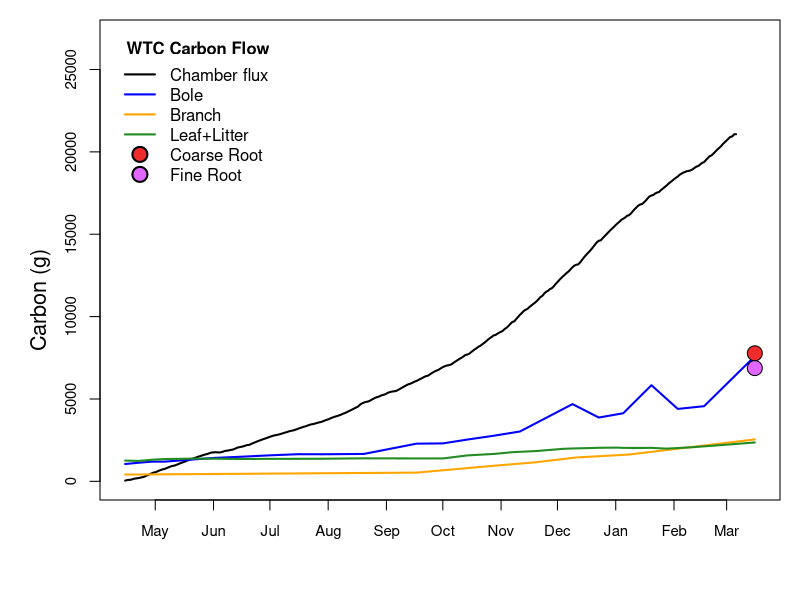
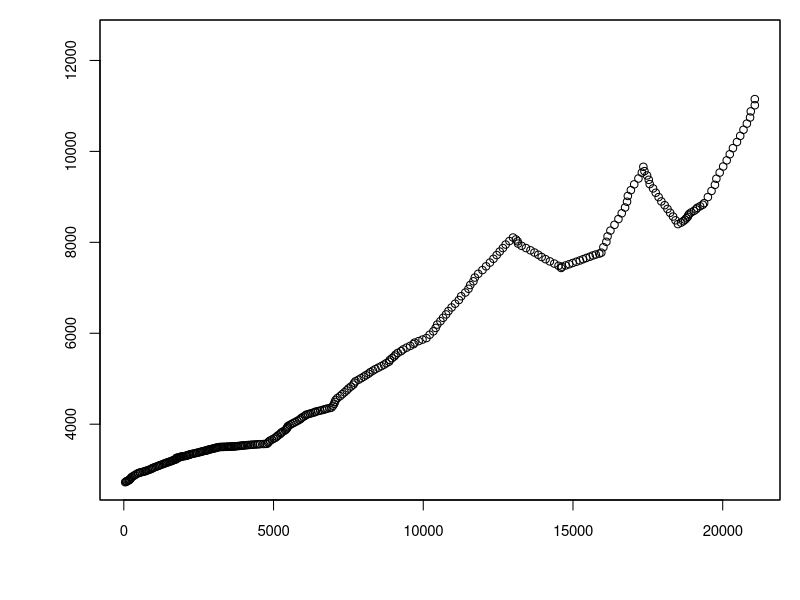

Here is the R script that generated these plots, in order:


# last year interpolated C flux and tree mass
treeflux <- read.csv("Tree Flux and Mass.csv")
treeflux$Date <- as.Date(treeflux$Date)

# root totals as signal data point from harvest
RootMass <- read.csv("HFE root harvest scaled.csv")
RootMass$Date <- as.Date("2009-03-16")


#function to plot one WTC chamber

plotonechamber <- function(ch){
  
  windows (7,10)
  par(cex.axis = 0.9,#,  
      #omi = c(1,1,0.2,0.2),  # outer margin (inches)
      mar=c(5,5,1,1))  # margin around plots (they are tight together)
  
  palette(c("black","blue","orange","forestgreen","firebrick2", "mediumorchid1"))
  
  xAT <- seq.Date(from=as.Date("2008-4-1"), length=13, by="month")
  LWD <- 2
  CEX <- 2 
  
  #First Panel
  plot(CO2cum ~ Date, 
       data = treeflux,
       type = 'n',  
       axes = FALSE, ann = FALSE)
  axis.Date(1, at = xAT, labels = T)
  axis(2)
  
  points(CO2cum ~ Date,
         data = treeflux,
         subset = chamber == ch,
         pch = 19, lwd=LWD,
         type = 'l',
         col = palette()[1])
  points(boleC ~ Date, 
         data = treeflux,
         subset = chamber == ch,
         pch = 18, lwd=LWD,
         type = 'l',
         col = palette()[2])
  points(branchC ~ Date , 
         data = treeflux,
         subset = chamber == ch,
         pch=17, lwd=LWD,
         type = 'l',
         col=palette()[3])
  points(leafC+litterC ~ Date , 
         data = treeflux,
         subset=chamber == ch,
         pch = 15, lwd=LWD,
         type = 'l',
         col=palette()[4])
  #points(litterC ~ Date, 
         #data=treeflux,
         #subset = chamber == ch,
         #pch = 15, lwd=LWD,
         #type = 'l',
         #col = palette()[5])
  points(Crootmass ~ Date , 
         data = RootMass,
         subset=chamber == ch,
         pch = 21, cex=CEX,
         type = 'p',
         bg=palette()[5])
  
  points(Frootmass ~ Date , 
         data = RootMass,
         subset=chamber == ch,
         pch = 21, cex=CEX,
         type = 'p',
         bg=palette()[6])
  
  box()
  
  leglab <- c("Chamber flux", "Bole", "Branch", "Leaf+Litter", "Coarse Root", "Fine Root")
  
  
  legend("topleft",leglab, lty = c(1, 1, 1, 1, NA, NA), pch = c(NA, NA, NA, NA, 21, 21),lwd=LWD,  
         col = c("black","blue","orange","forestgreen","black", "black"), 
         pt.bg = c("firebrick2", "mediumorchid1"), bty='n', pt.cex=CEX, title = expression(bold("WTC Carbon Flow")), inset = 0.03,)
  #Axis titles
 # mtext("Date", side = 1, outer = TRUE, line = -2.5, cex = 1.3)
  mtext("Carbon (g)", side = 2, outer=TRUE, line = -2.5, cex = 1.3)

  #title(main= with(data= treeflux, subset=chamber == ch, paste(CO2_treatment, Water_treatment, sep=" ")))
  #title(main= with(data= treeflux, subset=chamber == ch, outer=TRUE, paste(unique(CO2_treatment), unique(Water_treatment), sep=" "))) 
  
}

plotonechamber("ch02")

dev.copy2pdf(file= "WTCI_chamber02.pdf")

#......................................
# plot function that plots flux vs aboveground mass


plotfluxmass <- function(ch){
  
  windows (7,10)
  par(cex.axis = 0.9,  # axis label size
      omi = c(1,1,0.2,0.2),  # outer margin (inches)
      mar = c(0,0,0,0))  # margin around plots (they are tight together)


  #First Panel
  plot(boleC + branchC + leafC + litterC ~ CO2cum, 
       data = treeflux,
       subset = chamber == ch)
      
  
  box()
  
  #leglab2 <- c("Chamber flux", "abovegroundC")
  

  #legend("topleft",leglab,lwd=LWD, col = palette(), bty='n', title = "WTC Carbon Flow", inset = 0.03,)
  #Axis titles
  #mtext("Date", side = 1, outer = TRUE, line = 3, cex = 1.3)
  #mtext("Carbon (g)", side = 2, outer=TRUE, line = 3, cex = 1.3)
  
}


plotfluxmass("ch02")